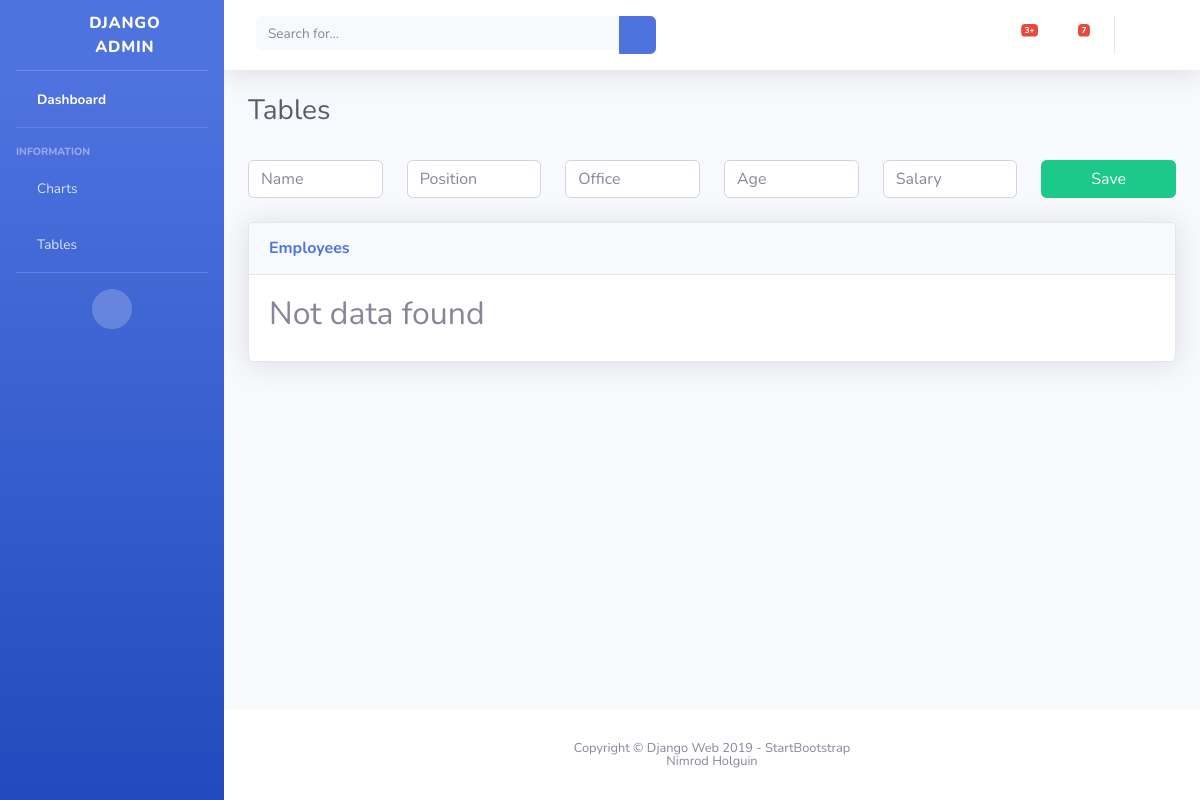
The app's page /user/logged_in/table, older data.
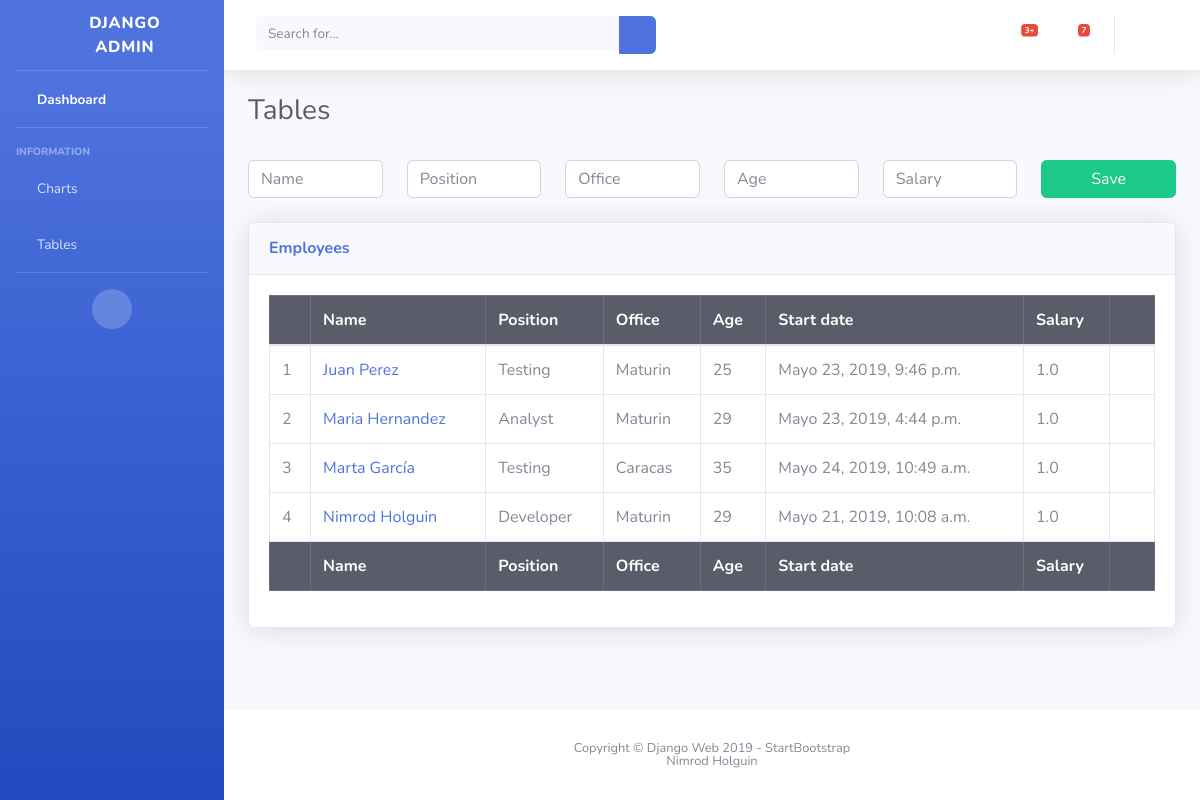
The same page, newer data.
### web/models.py (models this page shows)
class Empleado(models.Model):
    id = models.AutoField(primary_key=True)
    nombre = models.CharField(max_length=200)
    posicion = models.CharField(max_length=200)
    oficina = models.CharField(max_length=200)
    edad = models.IntegerField()
    inicio = models.DateTimeField(default=timezone.now)
    salario = models.FloatField()

### web/views.py (the view)
# urls.py: path('user/logged_in/table', views.table, name='table'),
def table(request):
    if request.method == 'POST':
        form = EmployeeForm(request.POST)
        if form.is_valid():
            form.save()
    else:
        form = EmployeeForm()
    empleados = Empleado.objects.filter(inicio__lte=timezone.now()).order_by('nombre')
    return render(request, 'web/table.html', {'empleados':empleados,'form':EmployeeForm})

### web/templates/web/table.html (shortened to what this page needs)
{% extends 'web/base_home.html' %}
  {% block main %}
    <h1 class="h3 mb-2 text-gray-800">Tables</h1>
    <br />
    <form method="post" enctype="multipart/form-data" >
      <div class="row">
        {% for fields in form %}
          <div class="col">
            {{fields}}
          </div>
        {% endfor %}
        <div class="col">
          <button type="submit" class="btn btn-success btn-block">Save</button>
        </div>
      </div>
    </form>
    <br />
    <div class="card shadow mb-4">
      <div class="card-header py-3">
        <h6 class="m-0 font-weight-bold text-primary">Employees</h6>
      </div>
      <div class="card-body">
        {% if not empleados %}
          <h2>Not data found</h2>
        {% else %}
          <div class="table-responsive">
            <table class="table table-bordered table-hover" id="dataTable" width="100%" cellspacing="0">
              <thead class="table-dark">
                <tr>
                  <th></th>
                  <th>Name</th>
                  <th>Position</th>
                  <th>Office</th>
                  <th>Age</th>
                  <th>Start date</th>
                  <th>Salary</th>
                  <th></th>
                </tr>
              </thead>
              <tfoot class="table-dark">
                <tr>
                  <th></th>
                  <th>Name</th>
                  <th>Position</th>
                  <th>Office</th>
                  <th>Age</th>
                  <th>Start date</th>
                  <th>Salary</th>
                  <th></th>
                </tr>
              </tfoot>
              <tbody>
                {% for emp in empleados %}
                  <tr>
                    <td>{{ forloop.counter }}</td>
                    <td><a href="{% url 'edit_employee' pk=emp.pk %}">{{ emp.nombre }}</a></td>
                    <td>{{ emp.posicion }}</td>
                    <td>{{ emp.oficina }}</td>
                    <td>{{ emp.edad }}</td>
                    <td>{{ emp.inicio }}</td>
                    <td>{{ emp.salario }}</td>
                    <td class="text-center">
                      <a href="{% url 'delete_employee' pk=emp.pk %}"><i class="fas fa-trash-alt text-danger"></i></a>
                    </td>
                  </tr>
                {% endfor %}
              </tbody>
            </table>
          </div>
        {% endif %}
      </div>
    </div>
  {% endblock %}

### web/templates/web/base_home.html (shortened to what this page needs)
{% load staticfiles i18n %}
<!DOCTYPE html>
<html lang="es">
  <head>
    {% block css %}
      <link href="{% static 'vendor/fontawesome-free/css/all.min.css' %}" rel="stylesheet" type="text/css">
      <link href="{% static 'css/sb-admin-2.min.css' %}" rel="stylesheet">
    {% endblock %}
  </head>
  <body id="page-top">
    <div id="wrapper">
      <ul class="navbar-nav bg-gradient-primary sidebar sidebar-dark accordion" id="accordionSidebar">
        <a class="sidebar-brand d-flex align-items-center justify-content-center" href="/user/logged_in/home">
          <div class="sidebar-brand-icon"><i class="fas fa-tasks"></i></div>
          <div class="sidebar-brand-text mx-3">Django Admin</div>
        </a>
        <hr class="sidebar-divider my-0">
        <li class="nav-item active">
          <a class="nav-link" href="/user/logged_in/home"><i class="fas fa-fw fa-tachometer-alt"></i><span>Dashboard</span></a>
        </li>
        <hr class="sidebar-divider">
        <div class="sidebar-heading">Information</div>
        <li class="nav-item">
          <a class="nav-link" href="{% url 'charts' %}"><i class="fas fa-fw fa-chart-area"></i><span>Charts</span></a>
        </li>
        <li class="nav-item">
          <a class="nav-link" href="{% url 'table' %}">
            <i class="fas fa-fw fa-table"></i><span>Tables</span></a>
        </li>
        <hr class="sidebar-divider d-none d-md-block">
        <div class="text-center d-none d-md-inline">
          <button class="rounded-circle border-0" id="sidebarToggle"></button>
        </div>
      </ul>
      <div id="content-wrapper" class="d-flex flex-column">
        <div id="content">
          <nav class="navbar navbar-expand navbar-light bg-white topbar mb-4 static-top shadow">
            <form class="d-none d-sm-inline-block form-inline mr-auto ml-md-3 my-2 my-md-0 mw-100 navbar-search">
              <div class="input-group">
                <input type="text" class="form-control bg-light border-0 small" placeholder="Search for..." aria-label="Search" aria-describedby="basic-addon2">
                <div class="input-group-append">
                  <button class="btn btn-primary" type="button"><i class="fas fa-search fa-sm"></i></button>
                </div>
              </div>
            </form>
            <ul class="navbar-nav ml-auto">
              <li class="nav-item dropdown no-arrow mx-1">
                <a class="nav-link dropdown-toggle" href="#" id="alertsDropdown" role="button" data-toggle="dropdown" aria-haspopup="true" aria-expanded="false">
                  <i class="fas fa-bell fa-fw"></i>
                  <span class="badge badge-danger badge-counter">3+</span>
                </a>
              </li>
              <li class="nav-item dropdown no-arrow mx-1">
                <a class="nav-link dropdown-toggle" href="#" id="messagesDropdown" role="button" data-toggle="dropdown" aria-haspopup="true" aria-expanded="false">
                  <i class="fas fa-envelope fa-fw"></i>
                  <span class="badge badge-danger badge-counter">7</span>
                </a>
              </li>
              <li class="nav-item dropdown no-arrow">
                <a class="nav-link dropdown-toggle" href="#" id="userDropdown" role="button" data-toggle="dropdown" aria-haspopup="true" aria-expanded="false">
                  <span style="font-size: 20px; color: Dodgerblue;">
                    <i class="far fa-grin text-success fa-lg"></i>
                  </span>
                </a>
              </li>
            </ul>
          </nav>
          <div class="container-fluid">
            {% block main %}
            {% endblock %}
          </div>
        </div>
        <footer class="sticky-footer bg-white">
          <div class="container my-auto">
            <div class="copyright text-center my-auto">
              <span>Copyright &copy; Django Web 2019 - StartBootstrap</span>
              <br />
              <span>Nimrod Holguin</span>
            </div>
          </div>
        </footer>
      </div>
    </div>
  </body>
</html>

Row changes from the older to the newer data that the page shows:
added Empleado: nombre "Juan Perez", posicion "Testing", oficina "Maturin", edad "25", inicio "Mayo 23, 2019, 9:46 p.m.", salario "1.0"
added Empleado: nombre "Maria Hernandez", posicion "Analyst", oficina "Maturin", edad "29", inicio "Mayo 23, 2019, 4:44 p.m.", salario "1.0"
added Empleado: nombre "Marta García", posicion "Testing", oficina "Caracas", edad "35", inicio "Mayo 24, 2019, 10:49 a.m.", salario "1.0"
added Empleado: nombre "Nimrod Holguin", posicion "Developer", oficina "Maturin", edad "29", inicio "Mayo 21, 2019, 10:08 a.m.", salario "1.0"
Text that changed along with them:
text no longer shown: "Not data found"
text now shown: "Name Position Office Age Start date Salary Name Position Office Age Start date Salary"
